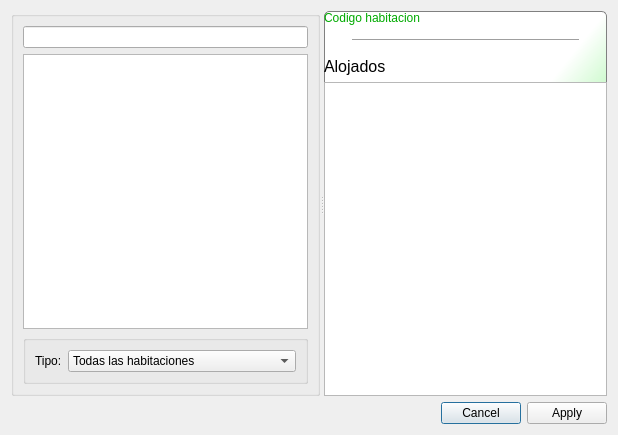
<?xml version="1.0" encoding="UTF-8"?>
<ui version="4.0">
 <class>AlojarAsistenteDialog</class>
 <widget class="QDialog" name="AlojarAsistenteDialog">
  <property name="geometry">
   <rect>
    <x>0</x>
    <y>0</y>
    <width>618</width>
    <height>435</height>
   </rect>
  </property>
  <property name="windowTitle">
   <string>Dialog</string>
  </property>
  <layout class="QVBoxLayout" name="verticalLayout_3">
   <item>
    <widget class="QSplitter" name="splitter">
     <property name="orientation">
      <enum>Qt::Horizontal</enum>
     </property>
     <widget class="QGroupBox" name="groupBox">
      <property name="title">
       <string/>
      </property>
      <layout class="QVBoxLayout" name="verticalLayout_2">
       <item>
        <widget class="AcolitoCustomLineEdit" name="searchLine"/>
       </item>
       <item>
        <widget class="QTableView" name="vistaHabitaciones"/>
       </item>
       <item>
        <widget class="QGroupBox" name="groupBox_2">
         <property name="title">
          <string/>
         </property>
         <layout class="QHBoxLayout" name="horizontalLayout_2">
          <item>
           <widget class="QLabel" name="label">
            <property name="text">
             <string>Tipo:</string>
            </property>
           </widget>
          </item>
          <item>
           <widget class="QComboBox" name="comboBox">
            <property name="sizePolicy">
             <sizepolicy hsizetype="Expanding" vsizetype="Fixed">
              <horstretch>0</horstretch>
              <verstretch>0</verstretch>
             </sizepolicy>
            </property>
            <item>
             <property name="text">
              <string>Todas las habitaciones</string>
             </property>
            </item>
           </widget>
          </item>
         </layout>
        </widget>
       </item>
      </layout>
     </widget>
     <widget class="QWidget" name="habWidget" native="true">
      <property name="styleSheet">
       <string notr="true">QWidget#habWidget
{
	background-color: qlineargradient(spread:pad, x1:1, y1:1, x2:0.5, y2:0.46, stop:0 rgba(0, 227, 0, 255), stop:1 rgba(255, 255, 255, 255));
	border: 1px solid grey;
	border-radius: 5px;
}

QLabel#codHabLabel
{
	background-color: rgba(255, 255, 255, 0);
    border: no;
    
	font: 12pt &quot;MS Shell Dlg 2&quot;;
	
	color: rgb(0, 170, 0);
}
</string>
      </property>
      <layout class="QVBoxLayout" name="verticalLayout">
       <item>
        <widget class="QLabel" name="codHabLabel">
         <property name="text">
          <string>Codigo habitacion</string>
         </property>
        </widget>
       </item>
       <item>
        <layout class="QHBoxLayout" name="horizontalLayout">
         <item>
          <spacer name="horizontalSpacer">
           <property name="orientation">
            <enum>Qt::Horizontal</enum>
           </property>
           <property name="sizeType">
            <enum>QSizePolicy::Preferred</enum>
           </property>
           <property name="sizeHint" stdset="0">
            <size>
             <width>28</width>
             <height>20</height>
            </size>
           </property>
          </spacer>
         </item>
         <item>
          <widget class="Line" name="line_2">
           <property name="sizePolicy">
            <sizepolicy hsizetype="Expanding" vsizetype="Fixed">
             <horstretch>0</horstretch>
             <verstretch>0</verstretch>
            </sizepolicy>
           </property>
           <property name="orientation">
            <enum>Qt::Horizontal</enum>
           </property>
          </widget>
         </item>
         <item>
          <spacer name="horizontalSpacer_2">
           <property name="orientation">
            <enum>Qt::Horizontal</enum>
           </property>
           <property name="sizeType">
            <enum>QSizePolicy::Preferred</enum>
           </property>
           <property name="sizeHint" stdset="0">
            <size>
             <width>28</width>
             <height>20</height>
            </size>
           </property>
          </spacer>
         </item>
        </layout>
       </item>
       <item>
        <widget class="QLabel" name="alojadosLabel">
         <property name="font">
          <font>
           <pointsize>12</pointsize>
          </font>
         </property>
         <property name="text">
          <string>Alojados</string>
         </property>
        </widget>
       </item>
       <item>
        <widget class="QTableView" name="vistaAlojados"/>
       </item>
      </layout>
     </widget>
    </widget>
   </item>
   <item>
    <widget class="QDialogButtonBox" name="buttonBox">
     <property name="orientation">
      <enum>Qt::Horizontal</enum>
     </property>
     <property name="standardButtons">
      <set>QDialogButtonBox::Apply|QDialogButtonBox::Cancel</set>
     </property>
    </widget>
   </item>
  </layout>
 </widget>
 <customwidgets>
  <customwidget>
   <class>AcolitoCustomLineEdit</class>
   <extends>QLineEdit</extends>
   <header location="global">acolitocustomlineedit.h</header>
  </customwidget>
 </customwidgets>
 <resources/>
 <connections>
  <connection>
   <sender>buttonBox</sender>
   <signal>accepted()</signal>
   <receiver>AlojarAsistenteDialog</receiver>
   <slot>accept()</slot>
   <hints>
    <hint type="sourcelabel">
     <x>248</x>
     <y>254</y>
    </hint>
    <hint type="destinationlabel">
     <x>157</x>
     <y>274</y>
    </hint>
   </hints>
  </connection>
  <connection>
   <sender>buttonBox</sender>
   <signal>rejected()</signal>
   <receiver>AlojarAsistenteDialog</receiver>
   <slot>reject()</slot>
   <hints>
    <hint type="sourcelabel">
     <x>316</x>
     <y>260</y>
    </hint>
    <hint type="destinationlabel">
     <x>286</x>
     <y>274</y>
    </hint>
   </hints>
  </connection>
 </connections>
</ui>
